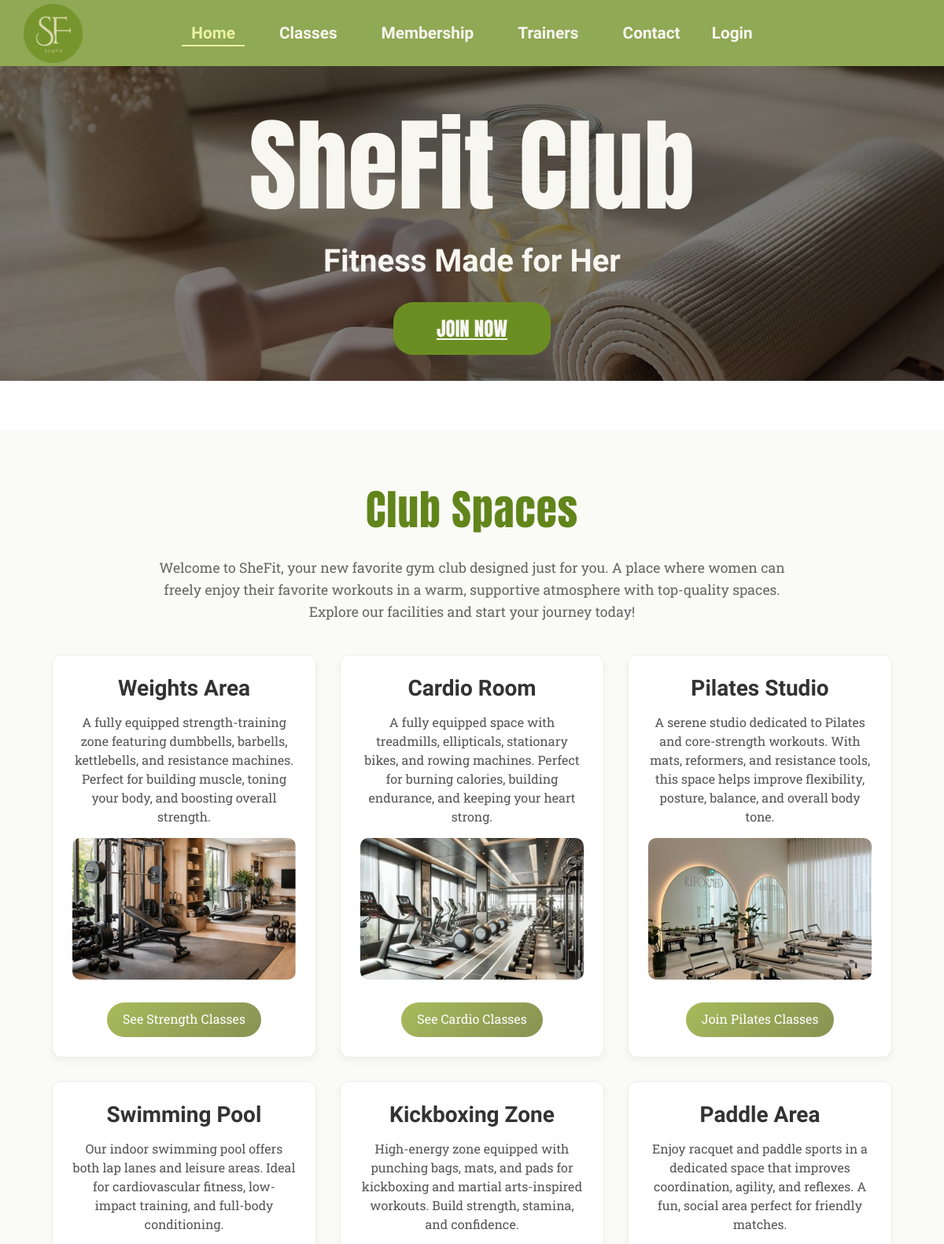
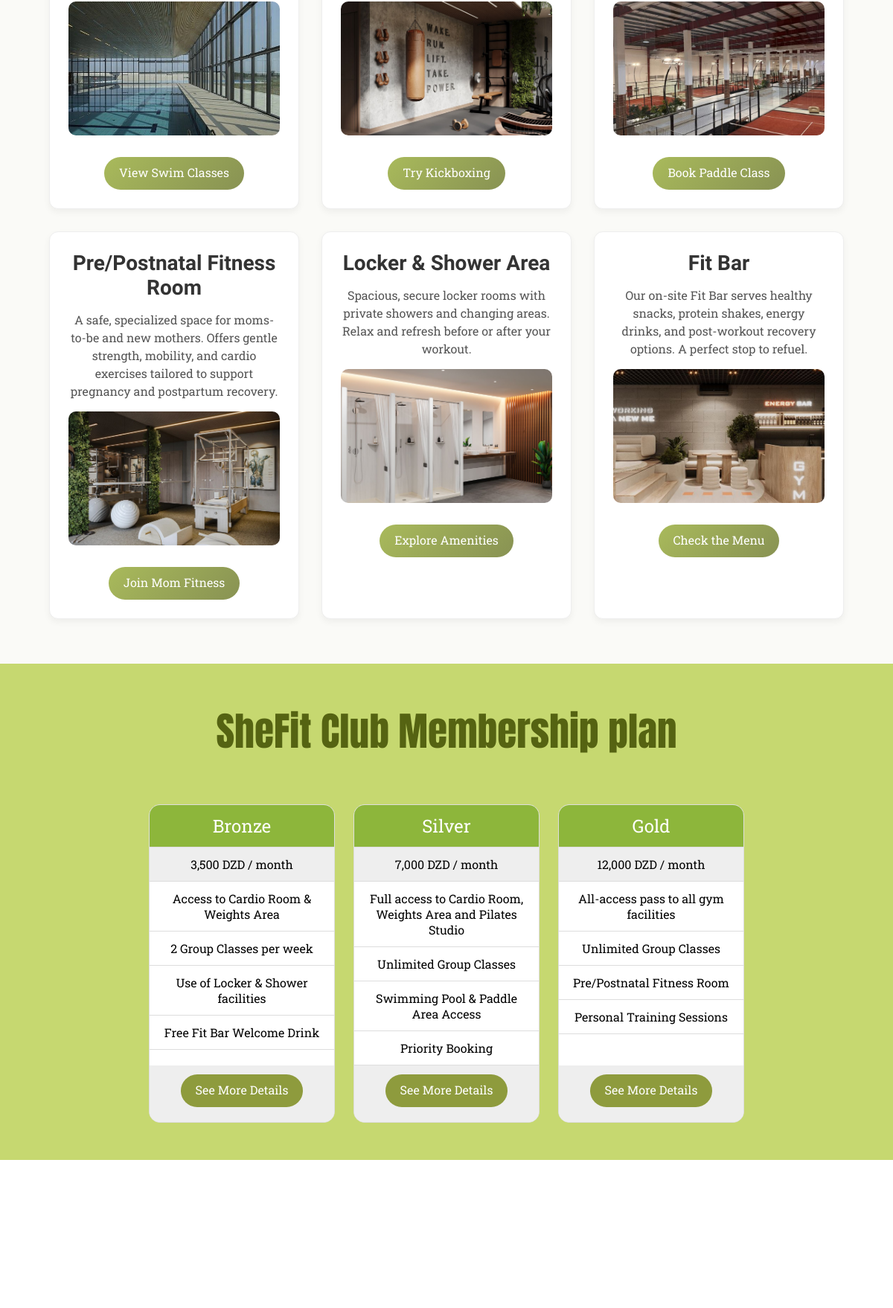
The app's page /home.php (upper part) with its own data (2 pictures, top to bottom).
### tables this page shows
CREATE TABLE IF NOT EXISTS plans (
    id              INT AUTO_INCREMENT PRIMARY KEY,
    name            VARCHAR(50) NOT NULL,
    price           INT NOT NULL,
    duration_months INT NOT NULL DEFAULT 1,
    description     TEXT,
    features        TEXT
);

### home.php (the view, shortened to what this page needs)
<?php
require 'includes/db.php';
$plans = $pdo->query("SELECT * FROM plans ORDER BY price ASC")->fetchAll();
?>
<!DOCTYPE html>
<html lang="en">
<head>
    <link rel="stylesheet" href="style.project.css">
</head>
<body>
<section id="navigation">
    <ul>
        <li><a href="home.php" class="active">Home</a></li>
        <li><a href="classes.php">Classes</a></li>
        <li><a href="membership.php">Membership</a></li>
        <li><a href="trainers.php">Trainers</a></li>
        <li><a href="contact.php">Contact</a></li>
        <?php if (isset($_SESSION['user_id'])): ?>
            <li class="nav-auth"><a href="profile.php">My Profile</a></li>
            <li class="nav-auth-next"><a href="logout.php">Logout</a></li>
        <?php else: ?>
            <li class="nav-auth"><a href="login.php">Login</a></li>
        <?php endif; ?>
    </ul>
</section>
<section id="hero">
    <header>
        <h1>SheFit Club</h1>
        <p>Fitness Made for Her</p>
        <button class="button"><span><a href="membership.php">JOIN NOW</a></span></button>
    </header>
</section>
<br><br><br>
<section id="facilities">
    <section class="head-space">
        <h2>Club Spaces</h2>
        <p>Welcome to SheFit, your new favorite gym club designed just for you. A place where women can freely enjoy their favorite workouts in a warm, supportive atmosphere with top-quality spaces. Explore our facilities and start your journey today!</p>
    </section>
    <div class="facilities-container">
        <article class="facilities-box">
            <h3>Weights Area</h3>
            <p>A fully equipped strength-training zone featuring dumbbells, barbells, kettlebells, and resistance machines. Perfect for building muscle, toning your body, and boosting overall strength.</p>
            <img src="images/be485868717d47a89cb622c187ed2ff2.jpg" width="200" alt="weights area">
            <br><a href="classes.php">See Strength Classes</a>
        </article>
        <article class="facilities-box">
            <h3>Cardio Room</h3>
            <p>A fully equipped space with treadmills, ellipticals, stationary bikes, and rowing machines. Perfect for burning calories, building endurance, and keeping your heart strong.</p>
            <img src="images/fa7c95886403fd9500b388900e2be637.jpg" alt="" width="200">
            <br><a href="classes.php">See Cardio Classes</a>
        </article>
        <article class="facilities-box">
            <h3>Pilates Studio</h3>
            <p>A serene studio dedicated to Pilates and core-strength workouts. With mats, reformers, and resistance tools, this space helps improve flexibility, posture, balance, and overall body tone.</p>
            <img src="images/pilates.jpg" alt="" width="200">
            <br><a href="classes.php">Join Pilates Classes</a>
        </article>
        <article class="facilities-box">
            <h3>Swimming Pool</h3>
            <p>Our indoor swimming pool offers both lap lanes and leisure areas. Ideal for cardiovascular fitness, low-impact training, and full-body conditioning.</p>
            <img src="images/swim.jpg" alt="" width="200">
            <br><a href="classes.php">View Swim Classes</a>
        </article>
        <article class="facilities-box">
            <h3>Kickboxing Zone</h3>
            <p>High-energy zone equipped with punching bags, mats, and pads for kickboxing and martial arts-inspired workouts. Build strength, stamina, and confidence.</p>
            <img src="images/kick.jpg" alt="" width="200">
            <br><a href="classes.php">Try Kickboxing</a>
        </article>
        <article class="facilities-box">
            <h3>Paddle Area</h3>
            <p>Enjoy racquet and paddle sports in a dedicated space that improves coordination, agility, and reflexes. A fun, social area perfect for friendly matches.</p>
            <img src="images/paddle.jpg" alt="" width="200">
            <br><a href="classes.php">Book Paddle Class</a>
        </article>
        <article class="facilities-box">
            <h3>Pre/Postnatal Fitness Room</h3>
            <p>A safe, specialized space for moms-to-be and new mothers. Offers gentle strength, mobility, and cardio exercises tailored to support pregnancy and postpartum recovery.</p>
            <img src="images/mom-fit.jpg" alt="" width="200">
            <br><a href="classes.php">Join Mom Fitness</a>
        </article>
        <article class="facilities-box">
            <h3>Locker & Shower Area</h3>
            <p>Spacious, secure locker rooms with private showers and changing areas. Relax and refresh before or after your workout.</p>
            <img src="images/shower.jpg" alt="" width="200">
            <br><a href="#">Explore Amenities</a>
        </article>
        <article class="facilities-box">
            <h3>Fit Bar</h3>
            <p>Our on-site Fit Bar serves healthy snacks, protein shakes, energy drinks, and post-workout recovery options. A perfect stop to refuel.</p>
            <img src="images/bar.jpg" alt="" width="200">
            <br><a href="#">Check the Menu</a>
        </article>
    </div>
</section>
<section id="Membership">
    <h2 style="text-align:center">SheFit Club Membership plan</h2>
    <br>
    <div class="columns">
        <?php
        $cssClasses = ['bronze', 'silver', 'gold'];
        $i = 0;
        foreach ($plans as $plan):
            $css = $cssClasses[$i++] ?? 'bronze';
            $features = explode(';', $plan['features']);
        ?>
        <ul class="price <?= $css ?>">
            <li class="header"><?= htmlspecialchars($plan['name']) ?></li>
            <li class="grey"><?= number_format($plan['price']) ?> DZD / month</li>
            <?php foreach (array_slice($features, 0, 4) as $f): ?>
                <li><?= htmlspecialchars(trim($f)) ?></li>
            <?php endforeach; ?>
            <li class="grey"><a href="membership.php" class="button">See More Details</a></li>
        </ul>
        <?php endforeach; ?>
    </div>
</section>
<br>
</body>
</html>

### style.project.css (style rules this page uses)
* { margin: 0; padding: 0; box-sizing: border-box; }
img { max-width:100%; height:auto; }
body { font-family:"Roboto Slab", serif; }
#navigation { display: flex; justify-content: center; background-color: #90a955; padding: 30px 40px ; position: sticky; top: 0; z-index: 1000; background-image: url("images/cropped_circle_image.png"); background-repeat: no-repeat; background-size: 75px; background-position: 30px center; }
#navigation ul { display: flex; list-style: none; }
#navigation ul li { margin: 0 16px; }
#navigation ul li a { font-family: "Oswald", sans-serif; color: #f8f6f0; text-decoration: none; padding: 12px 12px; transition: all 0.3s ease; font-weight: 600; font-size: 130%; }
#navigation ul li a.active, #navigation ul li a:hover { color: #ecf39e; border-bottom: 2px solid #ecf39e; padding-bottom: 3px; }
#navigation ul li.nav-auth { margin-left: auto; }
#hero { background-image: linear-gradient(rgba(0, 0, 0, 0.5), rgba(0, 0, 0, 0.5)), url("./images/her0.jpg"); height: 400px; background-size: cover; display: flex; justify-content: center; align-items: center; text-align: center; color: #f8f6f0; }
#hero header h1 { font-family: "Anton", sans-serif; font-weight: 400; font-size: 130px; }
#hero header p { font-family: "Tangerine", cursive; font-weight: 700; font-style: normal; font-size: 250%; margin-bottom: 24px; }
#hero .button { text-decoration: none; background-color: #6B8E23; border: none; color: #FFFFFF; text-align: center; font-size: 22px; padding: 15px; width: 200px; transition: all 0.5s; margin: 5px; font-family: "Oswald", sans-serif; border-radius:25px; }
.button span { cursor: pointer; display: inline-block; position: relative; transition: 0.5s; }
.button span:after { content: '\00bb'; position: absolute; opacity: 0; top: 0; right: -20px; transition: 0.5s; }
#hero .button a { color: #f8f5f5; font-family: "Anton", sans-serif; font-weight: 300; font-size: 25px; }
#facilities { padding:60px 40px; text-align:center; background: #fafaf7; }
#facilities h2 { font-family: "Anton", sans-serif; margin-bottom:20px; font-weight: 400; font-size: 40pt; color: #61851b; letter-spacing: 1px; }
.head-space p { font-size: 17.6px; color: #666; max-width: 800px; margin: 0 auto 40px auto; line-height: 1.6; }
.facilities-container { display:flex; flex-wrap:wrap; justify-content:center; gap:30px; }
.facilities-box { width:30%; border:1px solid #eee; padding:25px; border-radius:12px; background-color:#ffffff; transition: all 0.35s ease; box-shadow: 0 4px 10px rgba(0,0,0,0.05); position: relative; overflow: hidden; }
.facilities-box h3 { margin-bottom:15px; font-family: "Oswald", sans-serif; font-size: 28px; color:#333; }
.facilities-box p { margin-bottom:15px; font-family: "Roboto Slab", serif; color:#555; line-height: 1.5; }
.facilities-box img { border-radius:10px; margin-bottom:15px; width:100%; height:180px; object-fit: cover; transition: transform 0.4s ease, filter 0.3s ease; cursor:pointer; }
.facilities-box a { display:inline-block; background: linear-gradient(135deg,#a9ba5b,#889253); color:white; padding:10px 20px; text-decoration:none; border-radius:25px; margin-top:10px; transition: all 0.3s ease; }
#Membership { padding:50px 20px; background:#C6D870; font-family:Arial,sans-serif; margin-bottom: 15%; }
#Membership h2 { font-family: "Anton", sans-serif; font-size:30px; margin-bottom:40px; font-weight: 400; font-size: 53.3px; color: #556312; }
.columns { display:flex; justify-content:center; gap:25px; flex-wrap:wrap; }
.price { list-style:none; width:250px; background:white; border-radius:15px; border:1px solid #ddd; overflow:hidden; display:flex; flex-direction:column; transition:all 0.3s ease; }
.price li { padding:12px; text-align:center; border-bottom:1px solid #ddd; font-family: "Roboto Slab", serif; }
.price li:last-child { border-bottom:none; margin-top:auto; padding-bottom:20px; }
.header { background:#8db63b; color:white; font-size:24px; padding:20px; }
.grey { background:#eee; }
.button { display:inline-block; padding:10px 20px; background:#8e9b3d; color:white; text-decoration:none; border-radius:25px; }
button, a { min-height:44px; }
button, a { min-height: 44px; }

### records on screen
plans: name "Bronze", price "3,500", features "Access to Cardio Room & Weights Area", features "2 Group Classes per week", features "Use of Locker & Shower facilities", features "Free Fit Bar Welcome Drink"
plans: name "Silver", price "7,000", features "Full access to Cardio Room, Weights Area and Pilates Studio", features "Unlimited Group Classes", features "Swimming Pool & Paddle Area Access", features "Priority Booking"
plans: name "Gold", price "12,000", features "All-access pass to all gym facilities", features "Unlimited Group Classes", features "Pre/Postnatal Fitness Room", features "Personal Training Sessions"
